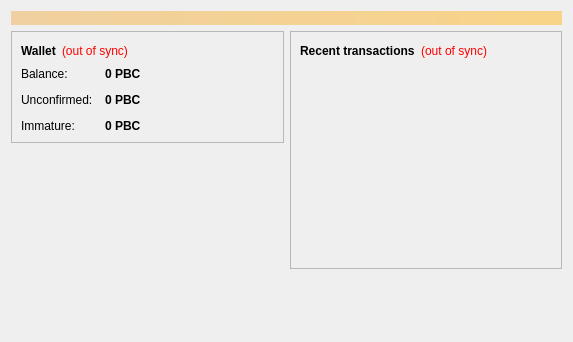
<?xml version="1.0" encoding="UTF-8"?>
<ui version="4.0">
 <class>OverviewPage</class>
 <widget class="QWidget" name="OverviewPage">
  <property name="geometry">
   <rect>
    <x>0</x>
    <y>0</y>
    <width>573</width>
    <height>342</height>
   </rect>
  </property>
  <property name="windowTitle">
   <string>Form</string>
  </property>
  <layout class="QVBoxLayout" name="topLayout">
   <item>
    <widget class="QLabel" name="labelAlerts">
     <property name="visible">
      <bool>false</bool>
     </property>
     <property name="styleSheet">
      <string notr="true">background-color: qlineargradient(x1: 0, y1: 0, x2: 1, y2: 0, stop:0 #F0D0A0, stop:1 #F8D488); color:#000000;</string>
     </property>
     <property name="wordWrap">
      <bool>true</bool>
     </property>
     <property name="margin">
      <number>3</number>
     </property>
    </widget>
   </item>
   <item>
    <layout class="QHBoxLayout" name="horizontalLayout" stretch="1,1">
     <item>
      <layout class="QVBoxLayout" name="verticalLayout_2">
       <item>
        <widget class="QFrame" name="frame">
         <property name="frameShape">
          <enum>QFrame::StyledPanel</enum>
         </property>
         <property name="frameShadow">
          <enum>QFrame::Raised</enum>
         </property>
         <layout class="QVBoxLayout" name="verticalLayout_4">
          <item>
           <layout class="QHBoxLayout" name="horizontalLayout_4">
            <item>
             <widget class="QLabel" name="label_5">
              <property name="font">
               <font>
                <weight>75</weight>
                <bold>true</bold>
               </font>
              </property>
              <property name="text">
               <string>Wallet</string>
              </property>
             </widget>
            </item>
            <item>
             <widget class="QLabel" name="labelWalletStatus">
              <property name="toolTip">
               <string>The displayed information may be out of date. Your wallet automatically synchronizes with the Poobcoin network after a connection is established, but this process has not completed yet.</string>
              </property>
              <property name="styleSheet">
               <string notr="true">QLabel { color: red; }</string>
              </property>
              <property name="text">
               <string notr="true">(out of sync)</string>
              </property>
              <property name="alignment">
               <set>Qt::AlignLeading|Qt::AlignLeft|Qt::AlignVCenter</set>
              </property>
             </widget>
            </item>
            <item>
             <spacer name="horizontalSpacer_2">
              <property name="orientation">
               <enum>Qt::Horizontal</enum>
              </property>
              <property name="sizeHint" stdset="0">
               <size>
                <width>40</width>
                <height>20</height>
               </size>
              </property>
             </spacer>
            </item>
           </layout>
          </item>
          <item>
           <layout class="QFormLayout" name="formLayout_2">
            <property name="fieldGrowthPolicy">
             <enum>QFormLayout::AllNonFixedFieldsGrow</enum>
            </property>
            <property name="horizontalSpacing">
             <number>12</number>
            </property>
            <property name="verticalSpacing">
             <number>12</number>
            </property>
            <item row="0" column="0">
             <widget class="QLabel" name="label">
              <property name="text">
               <string>Balance:</string>
              </property>
             </widget>
            </item>
            <item row="0" column="1">
             <widget class="QLabel" name="labelBalance">
              <property name="font">
               <font>
                <weight>75</weight>
                <bold>true</bold>
               </font>
              </property>
              <property name="cursor">
               <cursorShape>IBeamCursor</cursorShape>
              </property>
              <property name="toolTip">
               <string>Your current balance</string>
              </property>
              <property name="text">
               <string notr="true">0 PBC</string>
              </property>
              <property name="textInteractionFlags">
               <set>Qt::LinksAccessibleByMouse|Qt::TextSelectableByKeyboard|Qt::TextSelectableByMouse</set>
              </property>
             </widget>
            </item>
            <item row="1" column="0">
             <widget class="QLabel" name="label_3">
              <property name="text">
               <string>Unconfirmed:</string>
              </property>
             </widget>
            </item>
            <item row="1" column="1">
             <widget class="QLabel" name="labelUnconfirmed">
              <property name="font">
               <font>
                <weight>75</weight>
                <bold>true</bold>
               </font>
              </property>
              <property name="cursor">
               <cursorShape>IBeamCursor</cursorShape>
              </property>
              <property name="toolTip">
               <string>Total of transactions that have yet to be confirmed, and do not yet count toward the current balance</string>
              </property>
              <property name="text">
               <string notr="true">0 PBC</string>
              </property>
              <property name="textInteractionFlags">
               <set>Qt::LinksAccessibleByMouse|Qt::TextSelectableByKeyboard|Qt::TextSelectableByMouse</set>
              </property>
             </widget>
            </item>
            <item row="2" column="0">
             <widget class="QLabel" name="labelImmatureText">
              <property name="text">
               <string>Immature:</string>
              </property>
             </widget>
            </item>
            <item row="2" column="1">
             <widget class="QLabel" name="labelImmature">
              <property name="font">
               <font>
                <weight>75</weight>
                <bold>true</bold>
               </font>
              </property>
              <property name="toolTip">
               <string>Mined balance that has not yet matured</string>
              </property>
              <property name="text">
               <string notr="true">0 PBC</string>
              </property>
              <property name="textInteractionFlags">
               <set>Qt::LinksAccessibleByMouse|Qt::TextSelectableByKeyboard|Qt::TextSelectableByMouse</set>
              </property>
             </widget>
            </item>
           </layout>
          </item>
         </layout>
        </widget>
       </item>
       <item>
        <spacer name="verticalSpacer">
         <property name="orientation">
          <enum>Qt::Vertical</enum>
         </property>
         <property name="sizeHint" stdset="0">
          <size>
           <width>20</width>
           <height>40</height>
          </size>
         </property>
        </spacer>
       </item>
      </layout>
     </item>
     <item>
      <layout class="QVBoxLayout" name="verticalLayout_3">
       <item>
        <widget class="QFrame" name="frame_2">
         <property name="frameShape">
          <enum>QFrame::StyledPanel</enum>
         </property>
         <property name="frameShadow">
          <enum>QFrame::Raised</enum>
         </property>
         <layout class="QVBoxLayout" name="verticalLayout">
          <item>
           <layout class="QHBoxLayout" name="horizontalLayout_2">
            <item>
             <widget class="QLabel" name="label_4">
              <property name="text">
               <string>&lt;b&gt;Recent transactions&lt;/b&gt;</string>
              </property>
             </widget>
            </item>
            <item>
             <widget class="QLabel" name="labelTransactionsStatus">
              <property name="toolTip">
               <string>The displayed information may be out of date. Your wallet automatically synchronizes with the Poobcoin network after a connection is established, but this process has not completed yet.</string>
              </property>
              <property name="styleSheet">
               <string notr="true">QLabel { color: red; }</string>
              </property>
              <property name="text">
               <string notr="true">(out of sync)</string>
              </property>
              <property name="alignment">
               <set>Qt::AlignRight|Qt::AlignTrailing|Qt::AlignVCenter</set>
              </property>
             </widget>
            </item>
            <item>
             <spacer name="horizontalSpacer">
              <property name="orientation">
               <enum>Qt::Horizontal</enum>
              </property>
              <property name="sizeHint" stdset="0">
               <size>
                <width>40</width>
                <height>20</height>
               </size>
              </property>
             </spacer>
            </item>
           </layout>
          </item>
          <item>
           <widget class="QListView" name="listTransactions">
            <property name="styleSheet">
             <string notr="true">QListView { background: transparent; }</string>
            </property>
            <property name="frameShape">
             <enum>QFrame::NoFrame</enum>
            </property>
            <property name="verticalScrollBarPolicy">
             <enum>Qt::ScrollBarAlwaysOff</enum>
            </property>
            <property name="horizontalScrollBarPolicy">
             <enum>Qt::ScrollBarAlwaysOff</enum>
            </property>
            <property name="selectionMode">
             <enum>QAbstractItemView::NoSelection</enum>
            </property>
           </widget>
          </item>
         </layout>
        </widget>
       </item>
       <item>
        <spacer name="verticalSpacer_2">
         <property name="orientation">
          <enum>Qt::Vertical</enum>
         </property>
         <property name="sizeHint" stdset="0">
          <size>
           <width>20</width>
           <height>40</height>
          </size>
         </property>
        </spacer>
       </item>
      </layout>
     </item>
    </layout>
   </item>
  </layout>
 </widget>
 <resources/>
 <connections/>
</ui>
